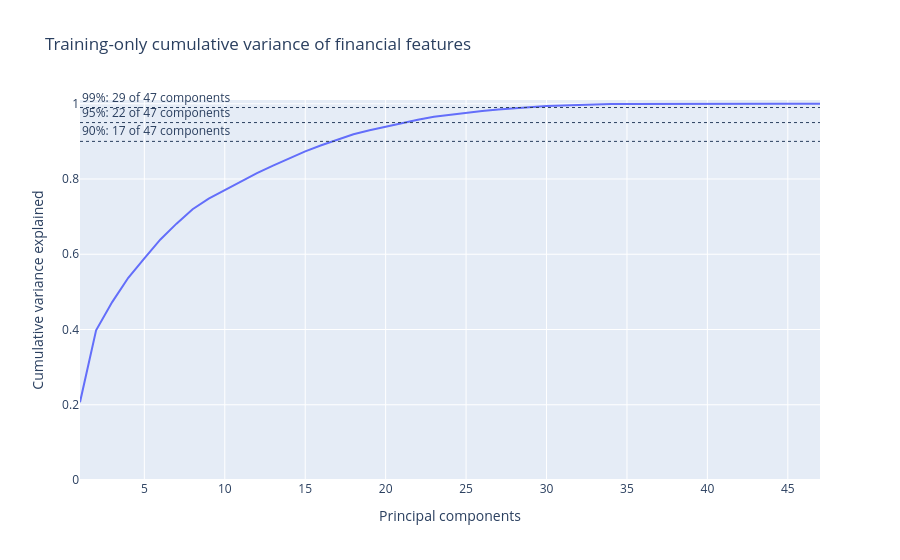

The notebook cell this image was saved under:
### Markdown cell above
## Training-only feature dimensionality

### Code cell
pca_fold = prepare_cv_folds(
    dataset.to_pandas(),
    splits[:1],
    feature_names,
    DIAGNOSTIC_LABEL,
    "timestamp",
    "symbol",
)[0]
pca = PCA().fit(pca_fold["X_train"])
cumulative_variance = np.cumsum(pca.explained_variance_ratio_)

fig = go.Figure(
    go.Scatter(
        x=list(range(1, len(cumulative_variance) + 1)),
        y=cumulative_variance,
        mode="lines",
        hovertemplate="%{x} components<br>cumulative variance %{y:.1%}<extra></extra>",
    )
)
for threshold in (0.90, 0.95, 0.99):
    components = int(np.searchsorted(cumulative_variance, threshold)) + 1
    fig.add_hline(
        y=threshold,
        line_width=1,
        line_dash="dot",
        annotation_text=f"{threshold:.0%}: {components} of {len(feature_names)} components",
        annotation_position="top left",
    )
fig.update_layout(
    title="Training-only cumulative variance of financial features",
    xaxis_title="Principal components",
    yaxis_title="Cumulative variance explained",
    yaxis_range=[0, 1.01],
)
fig.show()

### Figure 1 — Plotly figure (JSON) as saved in the notebook; plotly's stock layout.template omitted (floating-point values rounded to 4 significant figures)
{"data": [{"hovertemplate": "%{x} components<br>cumulative variance %{y:.1%}<extra></extra>", "mode": "lines", "type": "scatter", "x": [1, 2, 3, 4, 5, 6, 7, 8, 9, 10, 11, 12, 13, 14, 15, 16, 17, 18, 19, 20, 21, 22, 23, 24, 25, 26, 27, 28, 29, 30, 31, 32, 33, 34, 35, 36, 37, 38, 39, 40, 41, 42, 43, 44, 45, 46, 47], "y": [0.2069, 0.3977, 0.4728, 0.5376, 0.589, 0.6394, 0.6813, 0.7198, 0.7478, 0.7709, 0.7936, 0.8156, 0.8358, 0.8554, 0.8734, 0.8897, 0.905, 0.9192, 0.9295, 0.9395, 0.9491, 0.9578, 0.9653, 0.9711, 0.9764, 0.9808, 0.9847, 0.9881, 0.991, 0.9937, 0.9956, 0.9973, 0.9982, 0.9991, 0.9996, 0.9998, 0.9999, 1.0, 1.0, 1.0, 1.0, 1.0, 1.0, 1.0, 1.0, 1.0, 1.0]}], "layout": {"annotations": [{"showarrow": false, "text": "90%: 17 of 47 components", "x": 0, "xanchor": "left", "xref": "x domain", "y": 0.9, "yanchor": "bottom", "yref": "y"}, {"showarrow": false, "text": "95%: 22 of 47 components", "x": 0, "xanchor": "left", "xref": "x domain", "y": 0.95, "yanchor": "bottom", "yref": "y"}, {"showarrow": false, "text": "99%: 29 of 47 components", "x": 0, "xanchor": "left", "xref": "x domain", "y": 0.99, "yanchor": "bottom", "yref": "y"}], "shapes": [{"line": {"dash": "dot", "width": 1}, "type": "line", "x0": 0, "x1": 1, "xref": "x domain", "y0": 0.9, "y1": 0.9, "yref": "y"}, {"line": {"dash": "dot", "width": 1}, "type": "line", "x0": 0, "x1": 1, "xref": "x domain", "y0": 0.95, "y1": 0.95, "yref": "y"}, {"line": {"dash": "dot", "width": 1}, "type": "line", "x0": 0, "x1": 1, "xref": "x domain", "y0": 0.99, "y1": 0.99, "yref": "y"}], "title": {"text": "Training-only cumulative variance of financial features"}, "xaxis": {"title": {"text": "Principal components"}}, "yaxis": {"range": [0, 1.01], "title": {"text": "Cumulative variance explained"}}}}
